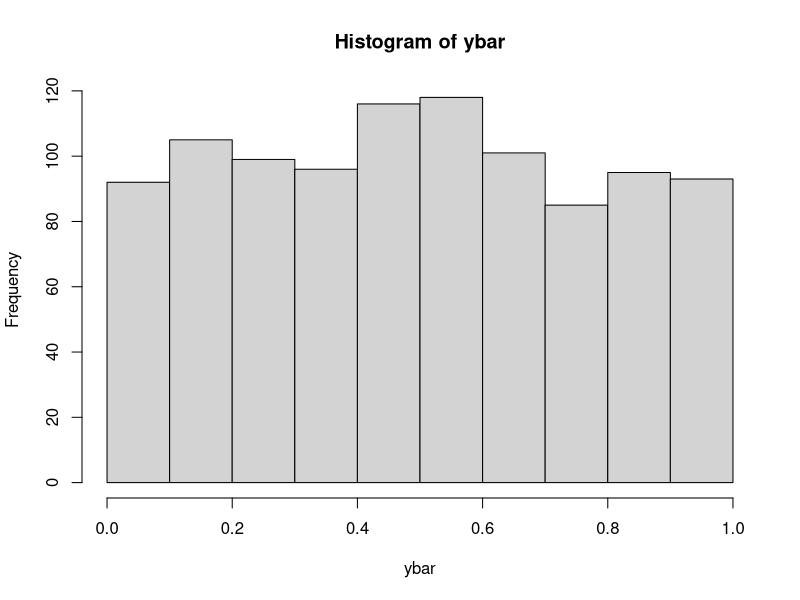
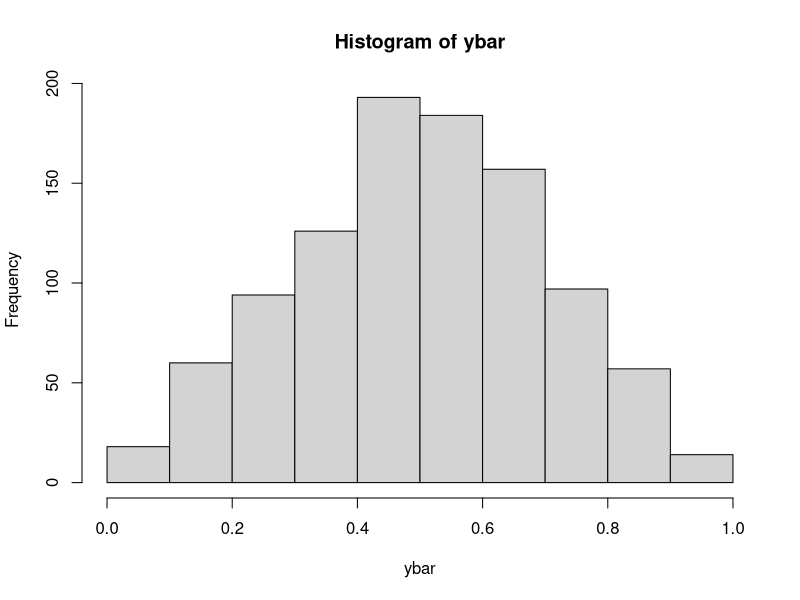
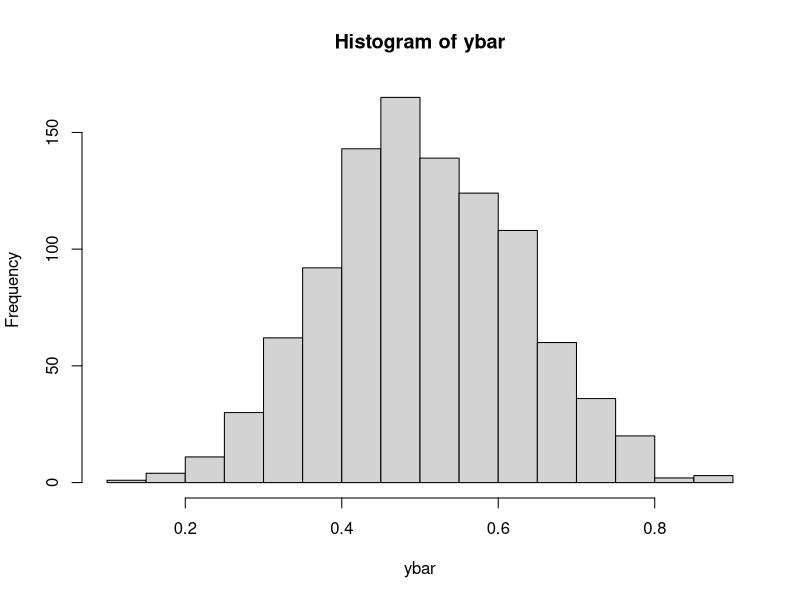
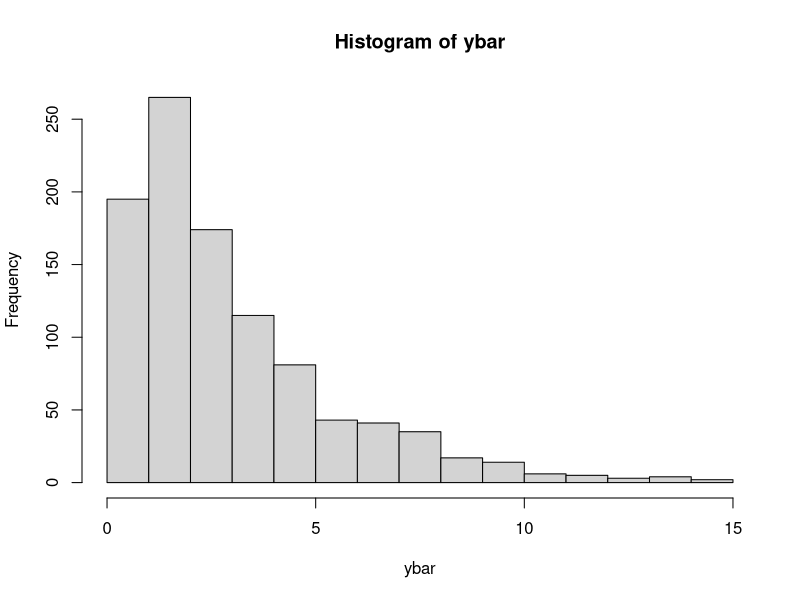
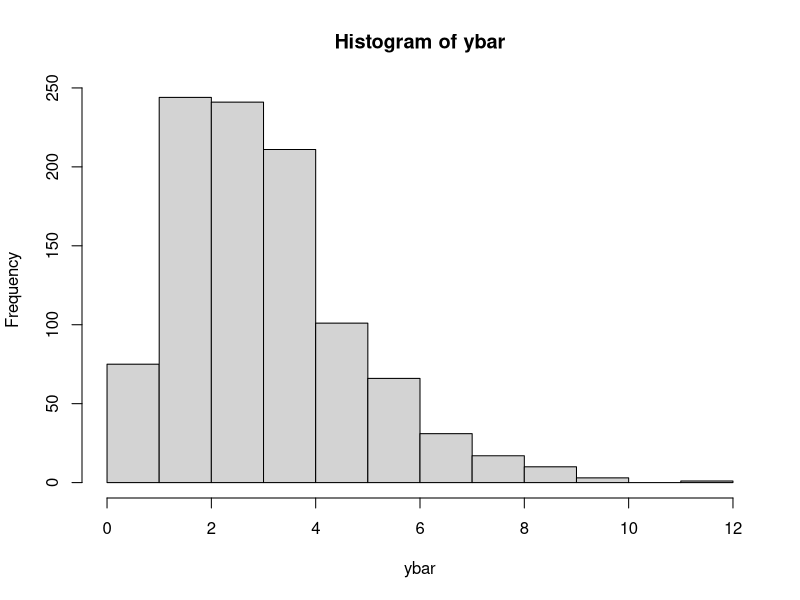
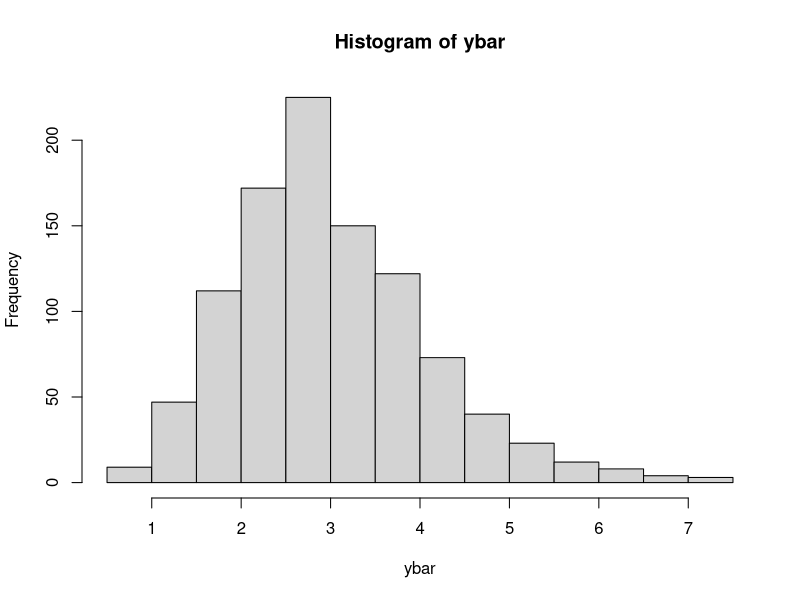
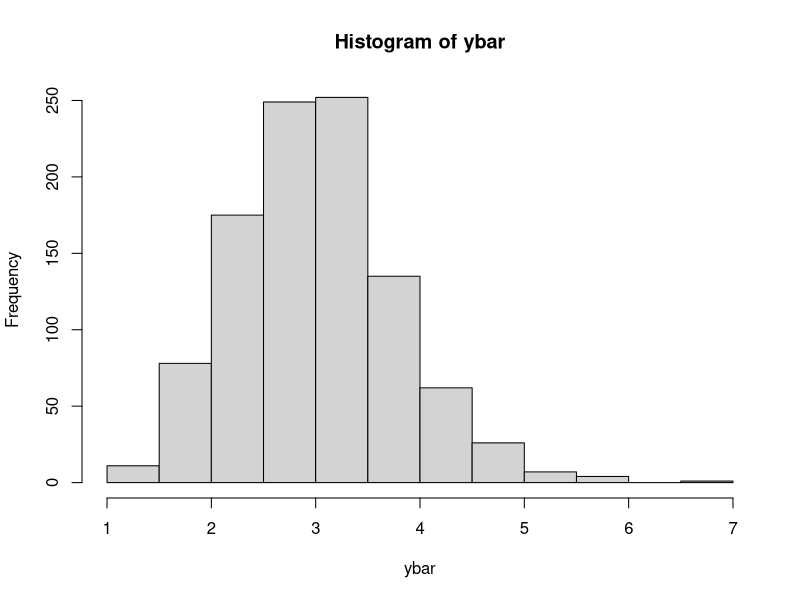
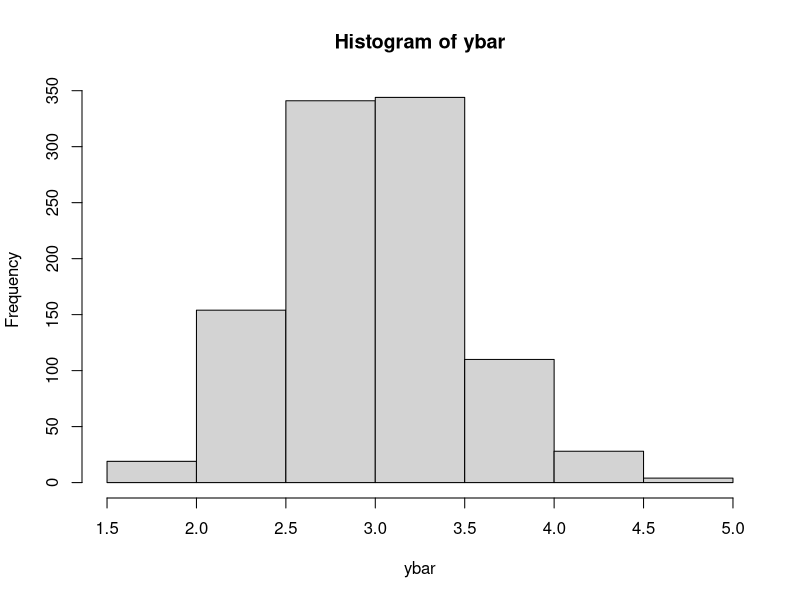

R code for these plots, in order:

# Simulation for CLT for uniform and chi-square distributions -------------
# https://online.stat.psu.edu/stat414/lesson/27/27.2
# create a population with uniform distribution
N = 100000
population_uniform <- runif(N, min=0, max = 1)
population_chisquare <- rchisq(N, 3) # df = 3



# Uniform dstribution -----------------------------------------------------
n <- 1
ybar <- numeric()
for (k in 1:1000) {
  s <- sample(population_uniform, n)
  ybar[k] <- mean(s)
}

hist(ybar)

n <- 2
ybar <- numeric()
for (k in 1:1000) {
  s <- sample(population_uniform, n)
  ybar[k] <- mean(s)
}

hist(ybar)

n <- 5
ybar <- numeric()
for (k in 1:1000) {
  s <- sample(population_uniform, n)
  ybar[k] <- mean(s)
}

hist(ybar)


# Chi-Square distribution -------------------------------------------------

n <- 1
ybar <- numeric()
for (k in 1:1000) {
  s <- sample(population_chisquare, n)
  ybar[k] <- mean(s)
}

hist(ybar)

n <- 2
ybar <- numeric()
for (k in 1:1000) {
  s <- sample(population_chisquare, n)
  ybar[k] <- mean(s)
}

hist(ybar)

n <- 5
ybar <- numeric()
for (k in 1:1000) {
  s <- sample(population_chisquare, n)
  ybar[k] <- mean(s)
}

hist(ybar)

n <- 10
ybar <- numeric()
for (k in 1:1000) {
  s <- sample(population_chisquare, n)
  ybar[k] <- mean(s)
}

hist(ybar)

n <- 20
ybar <- numeric()
for (k in 1:1000) {
  s <- sample(population_chisquare, n)
  ybar[k] <- mean(s)
}

hist(ybar)

n <- 30
ybar <- numeric()
for (k in 1:1000) {
  s <- sample(population_chisquare, n)
  ybar[k] <- mean(s)
}

hist(ybar)
